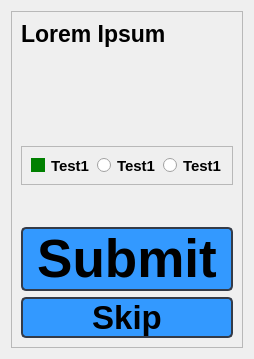
                  <widget class="QWidget" name="SubjectFrench_QuizPage">
                   <layout class="QGridLayout" name="gridLayout_18">
                    <item row="0" column="0">
                     <widget class="QFrame" name="frame_17">
                      <property name="frameShape">
                       <enum>QFrame::StyledPanel</enum>
                      </property>
                      <property name="frameShadow">
                       <enum>QFrame::Raised</enum>
                      </property>
                      <layout class="QFormLayout" name="formLayout_26">
                       <item row="0" column="0" colspan="2">
                        <widget class="QLabel" name="FrenchQuiz_QuestionText">
                         <property name="font">
                          <font>
                           <pointsize>17</pointsize>
                           <weight>75</weight>
                           <bold>true</bold>
                          </font>
                         </property>
                         <property name="text">
                          <string>Lorem Ipsum</string>
                         </property>
                         <property name="scaledContents">
                          <bool>false</bool>
                         </property>
                         <property name="wordWrap">
                          <bool>true</bool>
                         </property>
                        </widget>
                       </item>
                       <item row="4" column="0" colspan="2">
                        <widget class="QPushButton" name="FrenchQuizButton_Submit">
                         <property name="font">
                          <font>
                           <pointsize>40</pointsize>
                           <weight>75</weight>
                           <bold>true</bold>
                          </font>
                         </property>
                         <property name="styleSheet">
                          <string notr="true">QPushButton {
	border: 2px solid rgb(52, 59, 72);
	border-radius: 5px;	
	 background: #3399ff;
}
QPushButton:hover {
	background-color: #2b82d9;
	border: 2px solid rgb(61, 70, 86);
}
QPushButton:pressed {	
	background-color: rgb(35, 40, 49);
	border: 2px solid rgb(43, 50, 61);
}</string>
                         </property>
                         <property name="text">
                          <string>Submit</string>
                         </property>
                        </widget>
                       </item>
                       <item row="2" column="0" colspan="2">
                        <widget class="QFrame" name="FrenchFrame_RadioButtons">
                         <property name="frameShape">
                          <enum>QFrame::StyledPanel</enum>
                         </property>
                         <property name="frameShadow">
                          <enum>QFrame::Raised</enum>
                         </property>
                         <layout class="QGridLayout" name="gridLayout_19">
                          <item row="0" column="0">
                           <widget class="QRadioButton" name="FrenchQuizRadioButton_1">
                            <property name="font">
                             <font>
                              <pointsize>11</pointsize>
                              <weight>75</weight>
                              <bold>true</bold>
                             </font>
                            </property>
                            <property name="styleSheet">
                             <string notr="true">QRadioButton::indicator:checked {
    background-color:      green;
  
}</string>
                            </property>
                            <property name="text">
                             <string>Test1</string>
                            </property>
                            <property name="checked">
                             <bool>true</bool>
                            </property>
                           </widget>
                          </item>
                          <item row="0" column="1">
                           <widget class="QRadioButton" name="FrenchQuizRadioButton_2">
                            <property name="font">
                             <font>
                              <pointsize>11</pointsize>
                              <weight>75</weight>
                              <bold>true</bold>
                             </font>
                            </property>
                            <property name="styleSheet">
                             <string notr="true">QRadioButton::indicator:checked {
    background-color:      green;
  
}</string>
                            </property>
                            <property name="text">
                             <string>Test1</string>
                            </property>
                            <property name="checkable">
                             <bool>true</bool>
                            </property>
                            <property name="checked">
                             <bool>false</bool>
                            </property>
                           </widget>
                          </item>
                          <item row="0" column="2">
                           <widget class="QRadioButton" name="FrenchQuizRadioButton_3">
                            <property name="font">
                             <font>
                              <pointsize>11</pointsize>
                              <weight>75</weight>
                              <bold>true</bold>
                             </font>
                            </property>
                            <property name="styleSheet">
                             <string notr="true">QRadioButton::indicator:checked {
    background-color:      green;
  
}</string>
                            </property>
                            <property name="text">
                             <string>Test1</string>
                            </property>
                           </widget>
                          </item>
                         </layout>
                        </widget>
                       </item>
                       <item row="5" column="0" colspan="2">
                        <widget class="QPushButton" name="FrenchQuizButton_Skip">
                         <property name="font">
                          <font>
                           <pointsize>25</pointsize>
                           <weight>75</weight>
                           <bold>true</bold>
                          </font>
                         </property>
                         <property name="styleSheet">
                          <string notr="true">QPushButton {
	border: 2px solid rgb(52, 59, 72);
	border-radius: 5px;	
	 background: #3399ff;
}
QPushButton:hover {
	background-color: #2b82d9;
	border: 2px solid rgb(61, 70, 86);
}
QPushButton:pressed {	
	background-color: rgb(35, 40, 49);
	border: 2px solid rgb(43, 50, 61);
}</string>
                         </property>
                         <property name="text">
                          <string>Skip</string>
                         </property>
                        </widget>
                       </item>
                       <item row="1" column="0" colspan="2">
                        <spacer name="verticalSpacer">
                         <property name="orientation">
                          <enum>Qt::Vertical</enum>
                         </property>
                         <property name="sizeType">
                          <enum>QSizePolicy::Maximum</enum>
                         </property>
                         <property name="sizeHint" stdset="0">
                          <size>
                           <width>10</width>
                           <height>87</height>
                          </size>
                         </property>
                        </spacer>
                       </item>
                       <item row="3" column="0" colspan="2">
                        <spacer name="verticalSpacer_2">
                         <property name="orientation">
                          <enum>Qt::Vertical</enum>
                         </property>
                         <property name="sizeType">
                          <enum>QSizePolicy::Maximum</enum>
                         </property>
                         <property name="sizeHint" stdset="0">
                          <size>
                           <width>10</width>
                           <height>30</height>
                          </size>
                         </property>
                        </spacer>
                       </item>
                      </layout>
                     </widget>
                    </item>
                   </layout>
                  </widget>
